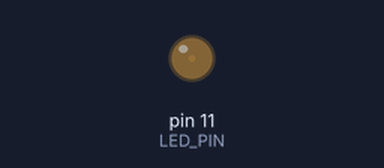
A sketch run on a simulated Arduino Uno, built with avr-gcc and run on an emulated ATmega328P. On the bench: output pins drawn as LEDs (lit = HIGH).

Above: at 0.05 s.
At 0.95 s:
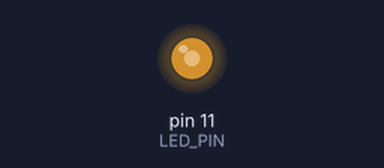
At 1.4 s:
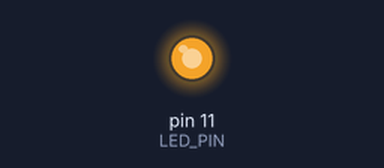
At 2.75 s:
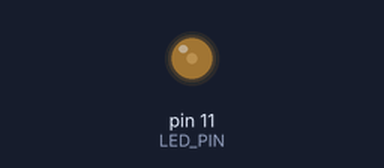
Timing chart, 0 to 7.0 s (numbered marks = the images above):
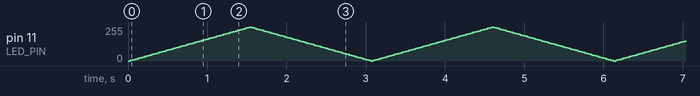

The sketch:

Brightness_alter.ino
```cpp
// Code to alter brightness of light
#define LED_PIN 11
int brightness = 0, fadeAmount = 5;
void setup()
{
    // put your setup code here, to run once:
    pinMode(LED_PIN, OUTPUT);
}

void loop()
{
    // put your main code here, to run repeatedly:
    analogWrite(LED_PIN, brightness);
    brightness += fadeAmount;
    if (brightness <= 0 || brightness >= 255)
        fadeAmount = -fadeAmount;
    delay(30);
}
```
